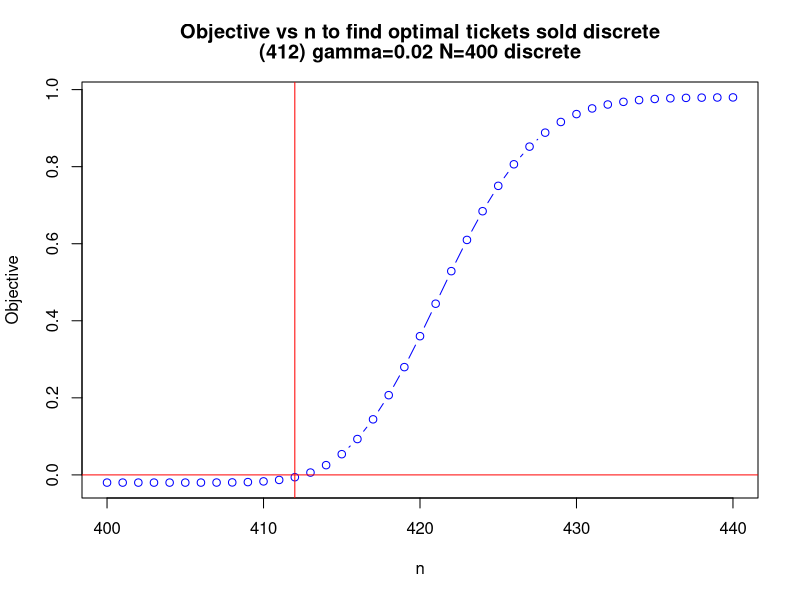
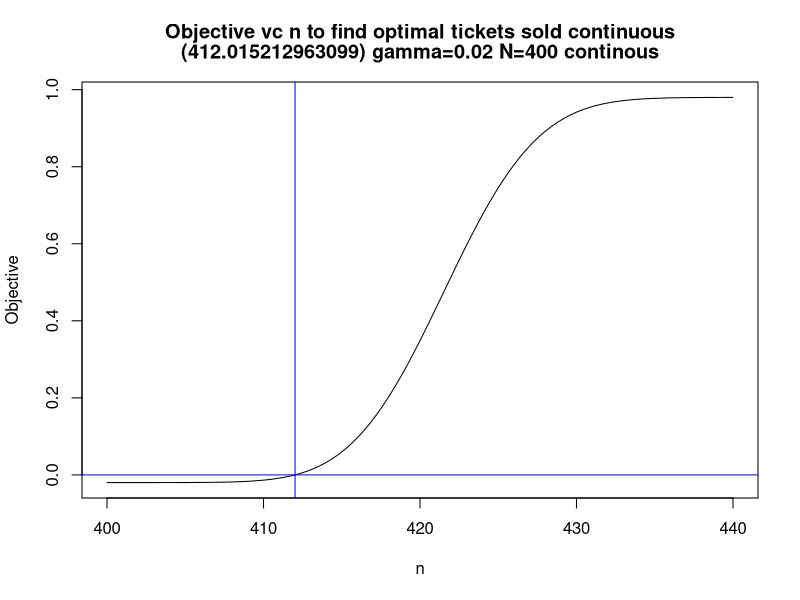

These figures' R source, in order:
## ---- chunk 1
knitr::opts_chunk$set(echo = TRUE)
## ---- chunk 2
ntickets <- function(N = 200, gamma = .02, p = .95) {
  
  nxd <- seq(from=N, to=N*1.1, by=1)
  y <- 1-gamma-pbinom(N,nxd,p)
  nd <- nxd[which.min(abs(y))]
  secondLine= paste0("(",nd,")"," gamma=",gamma," N=",N," discrete")
  plot(nxd, y, type = "b", main =c(paste("Objective vs n to find optimal tickets sold discrete"),secondLine), xlab = "n", ylab = "Objective",col="blue")
  abline(h=0, col="red")
  abline(v=nd,col="red")
  
  
  nxc <- seq(from=N, to=N*1.1,by=0.0001)
  yc <- 1-gamma-pnorm(nxc,nxc*p,sqrt(nxc*p*(1-p)))
  f <- function(x) abs((1-gamma-pnorm(N+0.5,x*p,sqrt(x*p*(1-p)))))
  optum<-optimise(f,nxc)
  nc <- optum$minimum
  secondLine=paste0("(",nc,")"," gamma=",gamma," N=",N," continous")
  curve(1-gamma-pnorm(N+0.5,x*p,sqrt(x*p*(1-p))),from=N, to=N*1.1, xlab="n",ylab="Objective",main=c("Objective vc n to find optimal tickets sold continuous",secondLine))
  abline(h=0, col="blue")
  abline(v=nc,col="blue")
  returnList <- list(nd=nd, nc=nc, N=N, p=p, gamma=gamma)
  returnList
}
## ---- chunk 3
ntickets(N=400,gamma=0.02,p=0.95)
